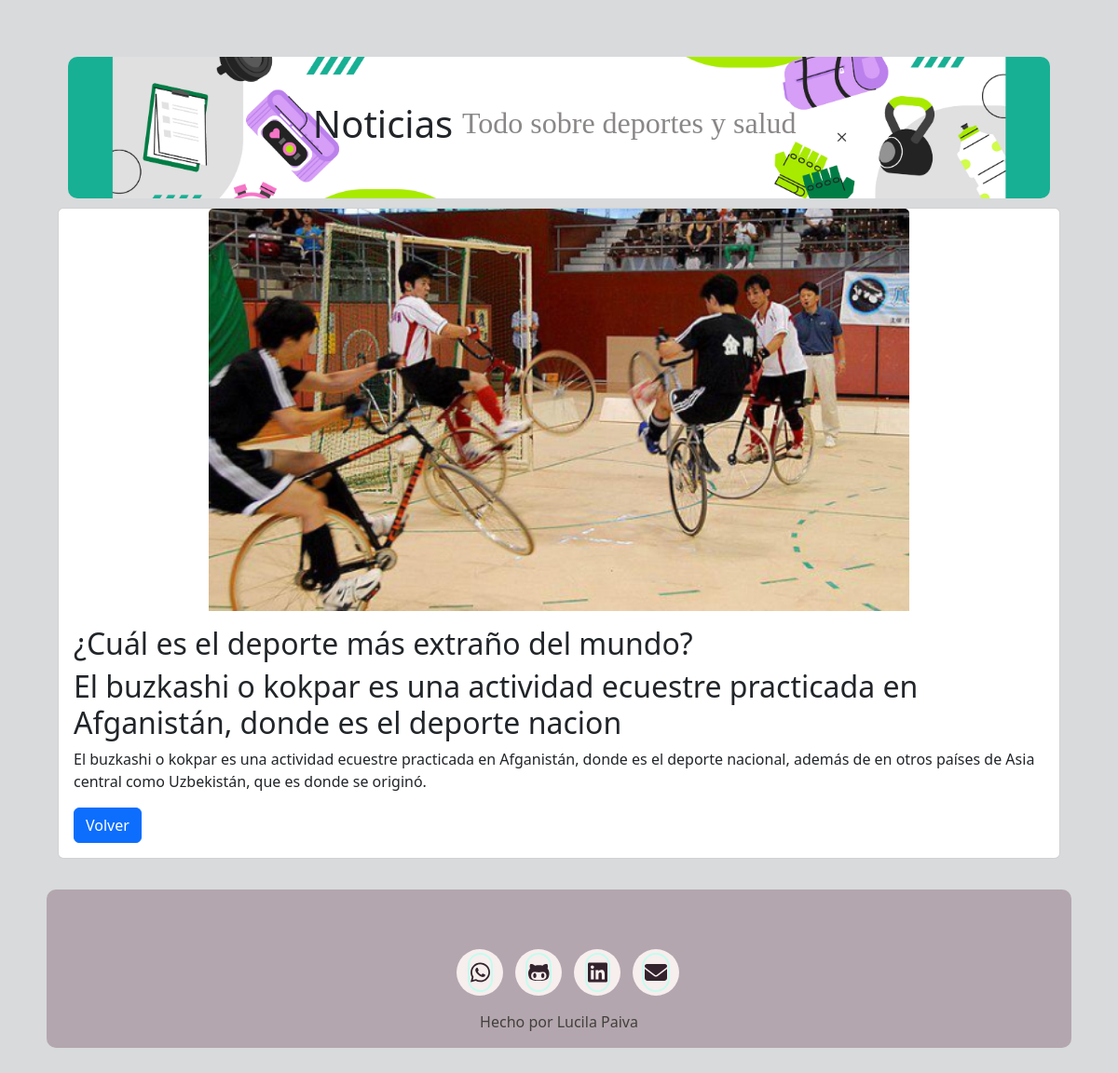
Page /ver_noticia.php?id_noticia=32 on the committed database.
### tables this page shows
CREATE TABLE `noticias` (
  `id_noticia` int(11) NOT NULL,
  `id_usuario` int(11) NOT NULL,
  `titulo` text NOT NULL,
  `copete` text NOT NULL,
  `cuerpo` text NOT NULL,
  `imagen` varchar(255) NOT NULL,
  `fecha` date NOT NULL,
  `categoria` varchar(30) NOT NULL
);

### ver_noticia.php (the view, shortened to what this page needs)
<!DOCTYPE html>
<html lang="es">
<head>
    <link href="lib/bootstrap-5.3.2/css/bootstrap.min.css" rel="stylesheet">
    <link rel="stylesheet" type="text/css" href="admin/css/styles.css">
    <link rel="stylesheet" type="text/css" href="admin/css/footerstyles.css">
</head>
<body>
    <div class="container-fluid">
        <header class="my-header">
        <div class="my-titulo">
            <h1>Noticias</h1>
            <h2 class="my-h2">Todo sobre deportes y salud</h2>
        </div>
    </header>
        <?php
        extract($_REQUEST);
        require("admin/conexion.php");
        $conexion = mysqli_connect($server_db, $usuario_db, $password_db)
            or die("No se puede conectar con el servidor");
        mysqli_select_db($conexion, $base_db)
            or die("No se puede seleccionar la base de datos");
        $instruccion = "select * from noticias  where id_noticia=".$id_noticia;
        $consulta = mysqli_query($conexion, $instruccion) or die("no puedo consultar");
            $resultado = mysqli_fetch_array($consulta);
            print('
                <div class="">
                    <div class="card">
                        <img src="imagenes_subidas/'.$resultado['imagen'].'" class="card-img-top mx-auto d-block" alt="'.$resultado['titulo'].'" style="max-width: 70%; height: 70%;">
                        <div class="card-body">
                            <h2 class="card-title">'.$resultado['titulo'].'</h2>
                            <h2 class="card-text">'.substr($resultado['copete'],0,100).'</h2>
                            <p class="card-text">'.substr($resultado['copete'],0,500).'</p>
                            <a href="javascript:history.back()" class="btn btn-primary">Volver</a>
                        </div>
                     </div>
                </div>
            ');
        ?>
        </div>
    <footer title="Footer">
        <div class="social-media-footer">
            <ul class="social-media-footer-list">
                <li class="social-media-footer-enlaces">
                    <a aria-label="Boton a whatsapp" title="Boton a whatsapp" href="https://wa.me/+1135256303"
                        target="_blank" rel="noopener noreferrer" class="icono-final"><i
                            class="fa-brands fa-whatsapp"></i></a>
                </li>
                <li class="social-media-footer-enlaces">
                    <a aria-label="Boton a Github" title="Boton a Github" href="https://github.com/LucilaPaiva"
                        target="_blank" rel="noopener noreferrer" class="icono-final"><i
                            class="fa-brands fa-github-alt"></i></a>
                </li>
                <li class="social-media-footer-enlaces">
                    <a aria-label="Boton a Linkedin" title="Boton a Linkedin"
                        href="https://www.linkedin.com/in/lucila-paiva/" target="_blank" rel="noopener noreferrer"
                        class="icono-final"><i class="fa-brands fa-linkedin"></i></a>
                </li>
                <li class="social-media-footer-enlaces">
                    <a aria-label="Boton a mail" title="Boton a mail" href="mailto:lucil.paiva@gmail.com"
                        target="_blank" rel="noopener noreferrer" class="icono-final"><i
                            class="fa-solid fa-envelope"></i></a>
                </li>
            </ul>
        </div>
        <div class="final-love-container">
            <p class="final-love">Hecho por Lucila Paiva</p>
        </div>
    </footer>
</body>
</html>

### admin/css/styles.css (style rules this page uses)
body { background-color: #d8dadb; padding: 50px; }
.my-header { background-image: url('../../images/9411842.jpg'); background-size: cover; background-position: center; background-repeat: no-repeat; border-radius: 10px; padding: 4%; margin:1%; }
.my-titulo { display:flex; align-items:center; justify-content:center; }
.my-h2 { color:rgb(138, 135, 135); font-family: cursive; padding: 1%; }

### admin/css/footerstyles.css (style rules this page uses)
footer { width: 100%; background-color: rgb(180 166 174); display: flex; flex-direction: column; align-items: center; justify-content: center; padding-top: 3em; border-radius: 10px; margin-top: 3%; }
.social-media-footer { display: flex; align-items: center; justify-content: center; }
.social-media-footer-list { display: flex; padding-top: 1em; }
.social-media-footer-enlaces { list-style: none; height: 50px; width: 50px; display: flex; justify-content: center; align-items: center; margin-right: 0.8em; border-radius: 50%; background-color: #f7eeee; }
.icono-final { color: rgb(51, 35, 44); font-size: 1.5em; padding: 2%; border: solid 2px #c5fcee; transition-duration: 1s; border-radius: 2em; }
.final-love-container { display: flex; }
.final-love { color: rgb(65 65 60);; font-size: 1em; }

### rows in the picture
noticias: imagen (picture), titulo "¿Cuál es el deporte más extraño del mundo?", copete "El buzkashi o kokpar es una actividad ecuestre practicada en Afganistán, donde es el deporte nacion", copete "El buzkashi o kokpar es una actividad ecuestre practicada en Afganistán, donde es el deporte nacional, además de en otros países de Asia central como Uzbekistán, que es donde se originó."
